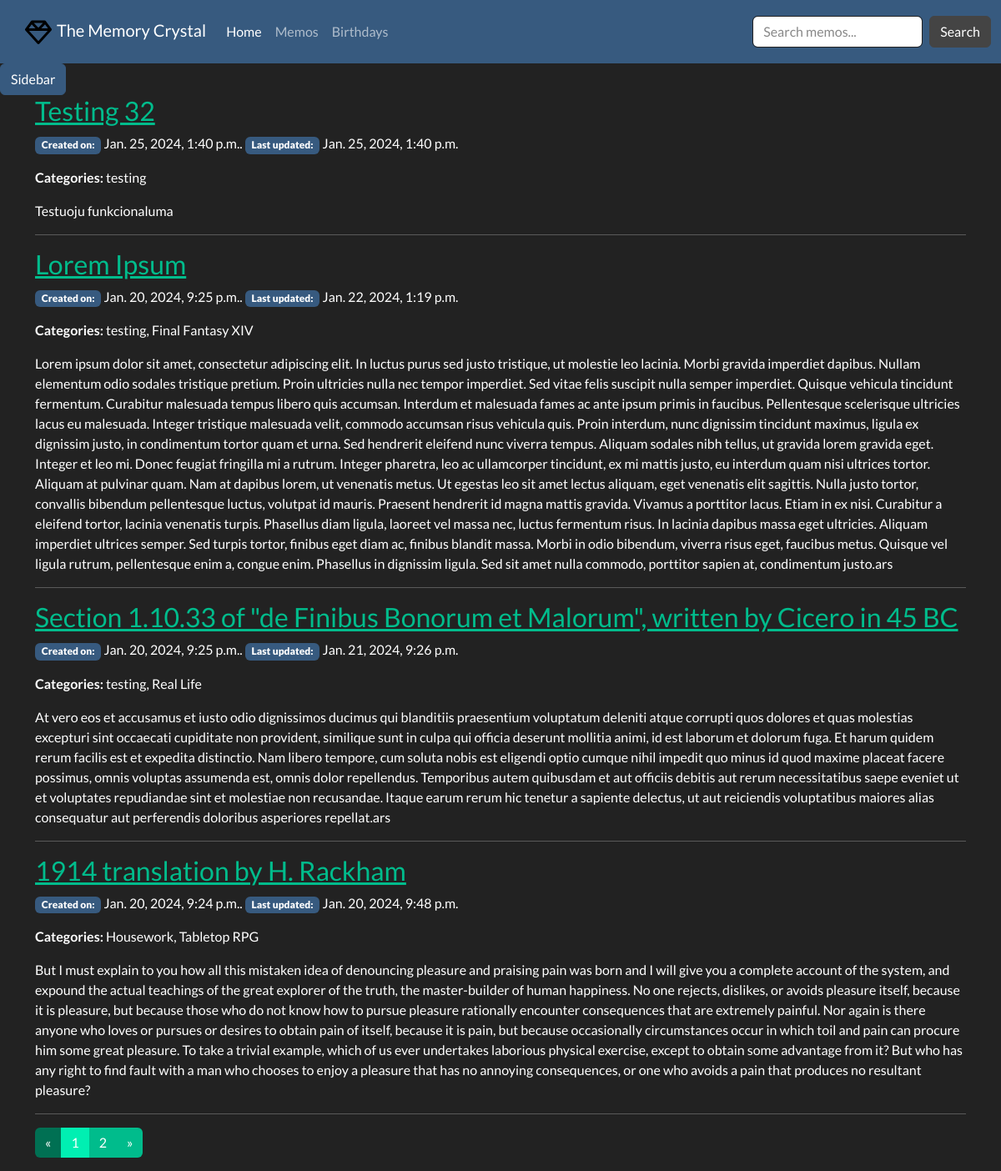
The app's page /notes/memo/all, older data.
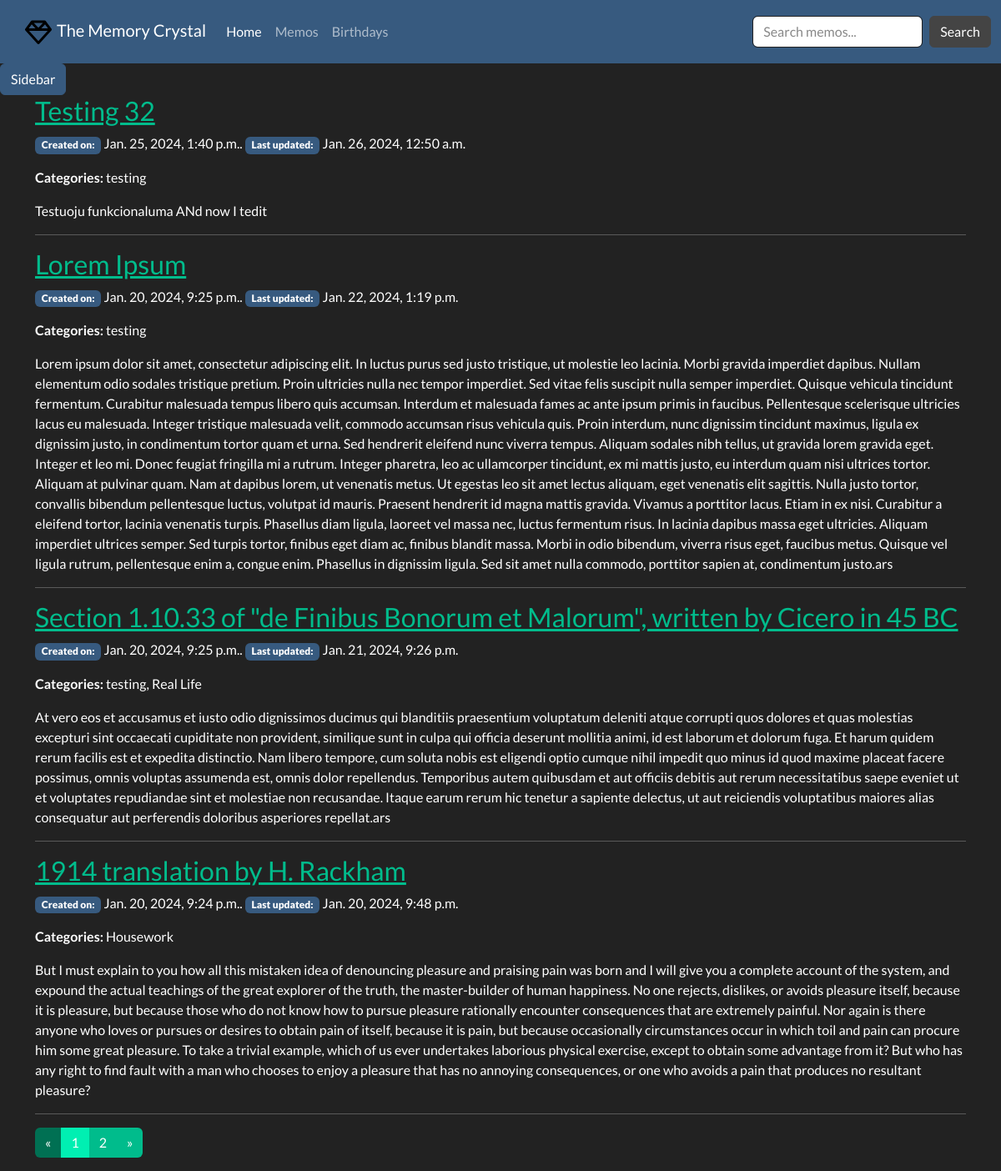
The same page, newer data.
### memory_crystal/models.py (models this page shows, shortened)
class Memo(models.Model):
    pub_date = models.DateTimeField(auto_now_add=True, verbose_name='Date created')
    last_modified = models.DateTimeField(auto_now=True, verbose_name='Last modified')
    slug = models.SlugField(max_length=20, unique=True, blank=True, null=True)
    title = models.CharField(max_length=100, unique=True)
    content = HTMLField()
    category = models.ManyToManyField('Category', related_name='memos', help_text='Memo categories', blank=True)
    class Meta:
        ordering = ['last_modified', 'pub_date']
    @property
    def all_categories(self) -> str:
        return ', '.join(cat.name for cat in self.category.all())

class Category(models.Model):
    name = models.CharField(max_length=200, unique=True)
    memo = models.ManyToManyField(Memo, related_name='categories', blank=True)
    def __str__(self) -> str:
        return f'{self.name.title()}'
    class Meta:
        verbose_name_plural = 'Categories'

### memory_crystal/views.py (the view)
# urls.py: path('memo/all', views.MemoList.as_view(), name='memos-all'),
class MemoList(generic.ListView):
    model = Memo
    template_name = 'memo_list.html'
    paginate_by = 4
    queryset = Memo.objects.all().order_by('-pub_date')

### memory_crystal/templatetags/memo_extras.py (called while the page is built)
@register.inclusion_tag('memory_crystal/offcanvas.html')
def render_offcanvas():
    all_categories = Category.objects.all()
    return {'all_categories': all_categories}

@register.inclusion_tag('memory_crystal/pagination.html')
def paginate(paginated_obj):
    return {'page_obj': paginated_obj}

### memory_crystal/templates/memory_crystal/memo_list.html
{% extends 'memory_crystal/base.html' %}
{% block content %}
<div class="container">
  <div class="row">
    <div class="col-12">
      {% for memo in memo_list %}
        {% if memo.title %}
        <h3><a href="{% url 'memo-detail' memo.slug %}">{{ memo.title }}</a></h3>
        {% endif %}
      <p><span class="badge bg-primary"><b>Created on:</b></span> {{ memo.pub_date }}. <span class="badge bg-primary"><b>Last updated:</b></span> {{ memo.last_modified }}</p>
      <p><b>Categories:</b> {{ memo.all_categories }}</p>
      <p>{{ memo.content | safe}}</p>
      <hr>
      {% endfor %}
    </div>
  </div>
  {% load memo_extras %}
  {% paginate page_obj %}
</div>
{% endblock %}

Row changes from the older to the newer data that the page shows:
changed Memo "Testing 32": last_modified "Jan. 25, 2024, 1:40 p.m." → "Jan. 26, 2024, 12:50 a.m."; content "Testuoju funkcionaluma" → "Testuoju funkcionaluma ANd now I tedit"
computed for Memo "Lorem Ipsum": all_categories "testing, Final Fantasy XIV" → "testing"
computed for Memo: all_categories "Housework, Tabletop RPG" → "Housework"
